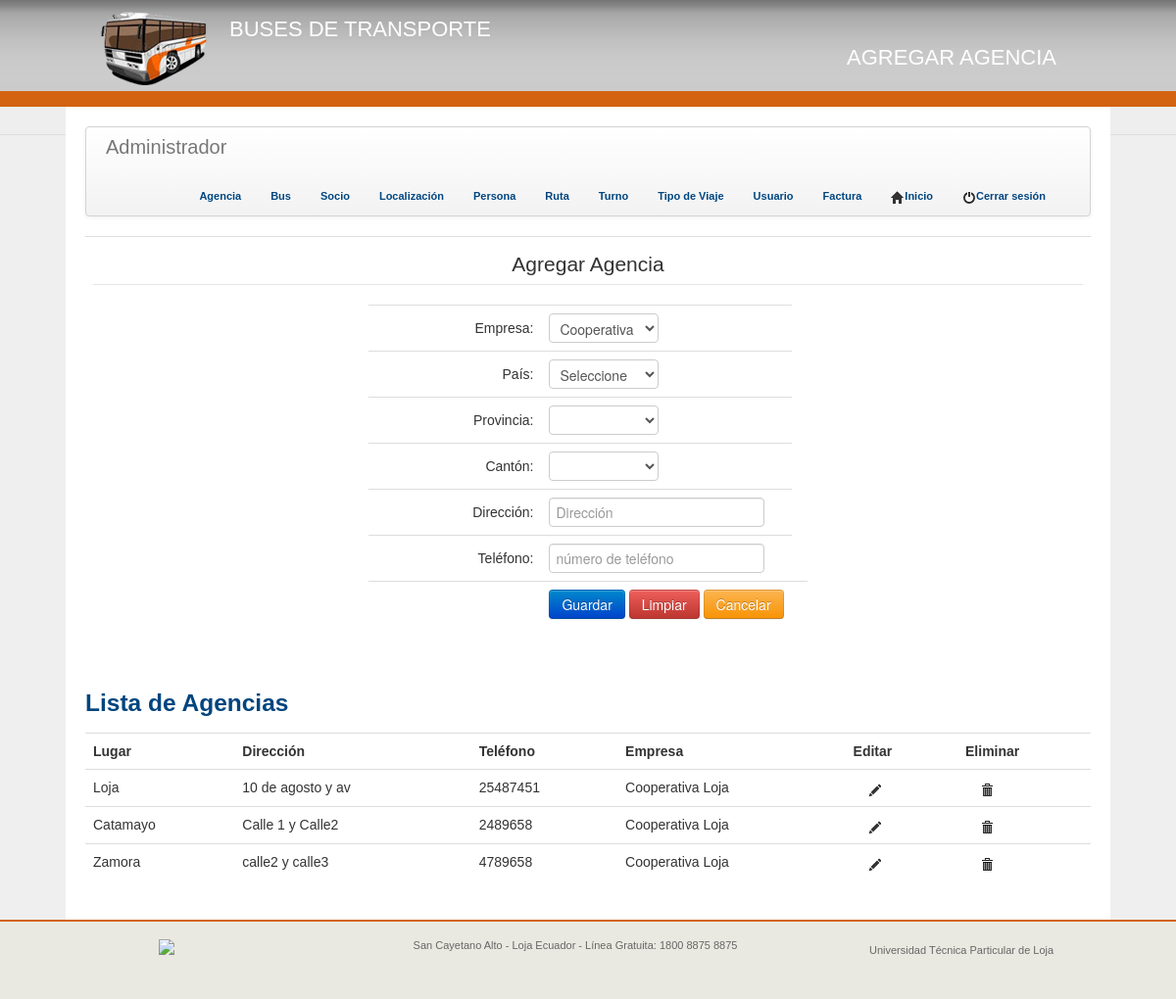
Page /pages/addAgencia.php (signed in) on the committed database.
### tables this page shows
CREATE TABLE IF NOT EXISTS `agencia` (
  `idAgencia` int(11) NOT NULL AUTO_INCREMENT,
  `idCanton` int(11) NOT NULL,
  `direccion` text NOT NULL,
  `telefono` varchar(10) NOT NULL,
  `rucEmpresa` varchar(12) NOT NULL,
  PRIMARY KEY (`idAgencia`),
  KEY `idCanton` (`idCanton`),
  KEY `rucEmpresa` (`rucEmpresa`)
);

CREATE TABLE IF NOT EXISTS `canton` (
  `idCanton` int(11) NOT NULL AUTO_INCREMENT,
  `idProvincia` int(11) NOT NULL,
  `nombre` varchar(30) NOT NULL,
  PRIMARY KEY (`idCanton`),
  KEY `idProvincia` (`idProvincia`)
);

CREATE TABLE IF NOT EXISTS `empresa` (
  `Ruc` varchar(12) NOT NULL,
  `NombreEmpresa` varchar(40) NOT NULL,
  `Direccion` varchar(60) NOT NULL,
  `idCanton` int(11) NOT NULL,
  `Telefono` varchar(10) NOT NULL,
  `PermisoOperacion` varchar(20) NOT NULL,
  PRIMARY KEY (`Ruc`),
  KEY `Canton` (`idCanton`)
);

### dll/conexion.php (called while the page is built, shortened)
<?php
		class Conexion{
			var $host;
			var $usuario;
			var $contrasena;
			var $baseDatos;
			function Conexion(){
				$this->host="localhost";
				$this->usuario="root";
				$this->contrasena="";
				$this->baseDatos="buses_db";
			}
			function conectarse(){
				$enlace = mysqli_connect($this->host, $this->usuario, $this->contrasena, $this->baseDatos);
				return($enlace);
			}
		}
?>

### pages/addAgencia.php (the view, shortened to what this page needs)
<?php
require "../dll/conexion.php";
$objeConexion = new Conexion();
?>
<!DOCTYPE html>
<html>
<head>
	<link href="../UtplCss/tema.css" rel="stylesheet">
	<link href="../UtplCss/internas.css" rel="stylesheet">
</head>
<body>
	<header>
		<section class="encabezado">
			<div class="logo">
				<a style="float:left;display:block;" href="http://www.utpl.edu.ec"><img src="../img/logo.png"></img></a>
				<h1 style="float:left;">Buses de Transporte</h1>
			</div>
			<div class="tituloPag" id="clickeable" onclick="location.href='../index.php';" style="cursor:pointer;">
				<h1 >
					Agregar Agencia
				</h1>
			</div>
		</section>
	</header>
	<div class="contenedor">
		<?php
		include ("../php/menu_admin.php");
		?>
		<section id="content">
			<table class="table">
				<tbody>
					<tr>
						<td> <center>
							<form class="form-horizontal" name="edificio" action="../php/addAgen.php" method="POST">
								<fieldset>
									<legend>Agregar Agencia</legend>
									<table>
										<tbody>
											<tr>
												<td><label class="control-label">Empresa:</label></td>
												<td>
													<select required name="selEmpr">
														<?php
														$query = "select Ruc,NombreEmpresa from empresa";
														$result = mysqli_query($objeConexion->conectarse(), $query) or die(mysqli_error());;
														while($row = mysqli_fetch_array($result)){
															?>
															<option value="<?php echo $row["Ruc"]; ?>">
																<?php echo $row["NombreEmpresa"]; ?>
															</option>
															<?php
														}
														?>
													</select>
												</td>
											</tr>
											<tr>
												<td><label class="control-label">País:</label></td>
												<td>
													<select required name="idpais" id="idpais">
														<option value="null">Seleccione</option>
													</select>
												</td>
											</tr>
											<tr>
												<td>
													<label class="control-label">Provincia:</label>
												</td>
												<td>
													<select  name="idProv" id="idProv">
													</select>
												</td>
											</tr>
											<tr>
												<td>
													<label class="control-label">Cantón:</label>
												</td>
												<td>
													<select  name="idCant" id="idCant">
													</select>
												</td>
											</tr>
											<tr>
												<td><label class="control-label">Dirección:</label></td>
												<td><input name="dirAgen" type="text" placeholder="Dirección" required></td>
											</tr>
											<tr>
												<td><label class="control-label">Teléfono:</label></td>
												<td><input name="telfAgen" type="tel" placeholder="número de teléfono" required></td>
											</tr>
											<tr>
												<td></td>
												<td>
													<center>
														<button class=" btn btn-primary" type="submit"> Guardar </button>
														<button class="btn btn-danger" type="reset"> Limpiar </button>
														<input class="btn btn-warning" type="button" name="Cancelar" value="Cancelar" onClick="location.href='../index.php'">
													</center>
												</td>
												<td></td>
											</tr>
										</tbody>
									</table>
								</fieldset>
							</form>
						</center>
					</td>
				</tr>
			</tbody>
		</table>
		<?php
		include("../php/listarAgencias.php");
		?>
	</section>
</div>
<footer>
	<div class="containerdiv">
		<div id="cc">
			<a href="http://creativecommons.org/licenses/by-nc-nd/3.0/ec/" target="_blank"><img src="http://www.utpl.edu.ec/sites/all/themes/utpl/images/cc.jpg"></a>
		</div>
		<div id="contactinfo">
			<p>San Cayetano Alto  - Loja Ecuador - Línea Gratuita: 1800 8875 8875</p>
		</div>
		<div id="q">
			Universidad Técnica Particular de Loja
		</div>
	</div>
</footer>
</body>
</html>

### php/listarAgencias.php (shortened to what this page needs)
<?php
include("../dll/conexionsql.php");
extract($_GET);
if(!isset($bandera)){
	$sql="SELECT agencia.idAgencia, canton.nombre, agencia.direccion,agencia.telefono,empresa.NombreEmpresa FROM agencia
	INNER JOIN canton
	ON agencia.idCanton = canton.idCanton
	INNER JOIN empresa
	ON agencia.rucEmpresa = empresa.Ruc";
	$ressql=mysql_query($sql,$con);
	$totdatos=mysql_num_rows($ressql);
	if($totdatos>0){
		echo "<table border='0' class='table table-hover'>";
		echo "<h3 class=\"azul\">Lista de Agencias</h3>";
		echo "<tr>";
		echo "<th scope='col'>"."Lugar"."</th>";
		echo "<th scope='col'>"."Dirección"."</th>";
		echo "<th scope='col'>"."Teléfono"."</th>";
		echo "<th scope='col'>"."Empresa"."</th>";
		echo "<th scope='col'>"."Editar"."</th>";
		echo "<th scope='col'>"."Eliminar"."</th>";
		echo "</tr>";
		while ($row=mysql_fetch_array($ressql)) {
			echo "<tr class='filas'>";
			echo "<td>".$row[1]."</td>";
			echo "<td>".$row[2]."</td>";
			echo "<td>".$row[3]."</td>";
			echo "<td>".$row[4]."</td>";
			echo "<td>
			<a href='actAgencia.php?id=".base64_encode($row[0])."'>
				<i class='icon-pencil'></i>
			</a>
		</td>";
		echo "<td>
		<a href='../php/listarAgencias.php?id=".base64_encode($row[0])."&bandera=1'>
			<i class='icon-trash'></i>
		</a>
	</td>";
	echo "</tr>";
}
echo "</table";
}else{
	echo "No hay datos!!";
}
}
?>

### UtplCss/tema.css (style rules this page uses)
body { background: url("../img/bg.jpg") repeat-x scroll 0% 0% #EFEFEF; margin: 0px; padding: 0px; font-family: Arial,Helvetica,Sans-serif !important; }
.encabezado { margin:auto; width: 1026px; height: 109px; }
.logo { display: inline; margin-top: 28px; width: 500px; color: white; font-weight: bolder; }
.tituloPag { float:right; color: white; font-weight: bolder; display: inline; margin: 29px 35px 0 0; }
.contenedor { width: 1026px; background: white; margin: auto; padding: 20px; }
footer { background: none repeat scroll 0 0 #EAE9E1; border-top: 2px solid #D36311; height: 65px; padding-top: 14px; width: 100%; }
.containerdiv { height: 65px; display: block; margin: 0 auto; width: 1026px; }
#cc { display: block; float: left; height: 42px; margin: 0 35px 23px 60px; width: 105px; }
#contactinfo { color: #666666; display: block; float: left; font-size: 11px; height: 65px; text-align: center; text-decoration: none; width: 600px; }
#q { display: block; float: left; font-size: 11px; color: #666666; height: 25px; margin: 5px 0px 35px 0px; width: 200px; }
h1 { font-size: 22px !important; font-weight: 100; line-height: 40px; text-transform: uppercase; }
.navbar label,a { color: #00457E !important; font-family: Arial,Helvetica,Sans-serif !important; font-size: 11px !important; font-weight: bold !important; padding: 8px 15px; text-decoration: none !important; }
.peq15 input, select, textarea, .uneditable-input { width: 8em; }

### UtplCss/internas.css (style rules this page uses)
.azul { color: #00457E; }

### rows in the picture
agencia: idCanton.nombre "Loja", direccion "10 de agosto y av", telefono "25487451", rucEmpresa.NombreEmpresa "Cooperativa Loja"
agencia: idCanton.nombre "Catamayo", direccion "Calle 1 y Calle2", telefono "2489658", rucEmpresa.NombreEmpresa "Cooperativa Loja"
agencia: idCanton.nombre "Zamora", direccion "calle2 y calle3", telefono "4789658", rucEmpresa.NombreEmpresa "Cooperativa Loja"

### other values in the picture
form field selEmpr "Cooperativa Loja"
